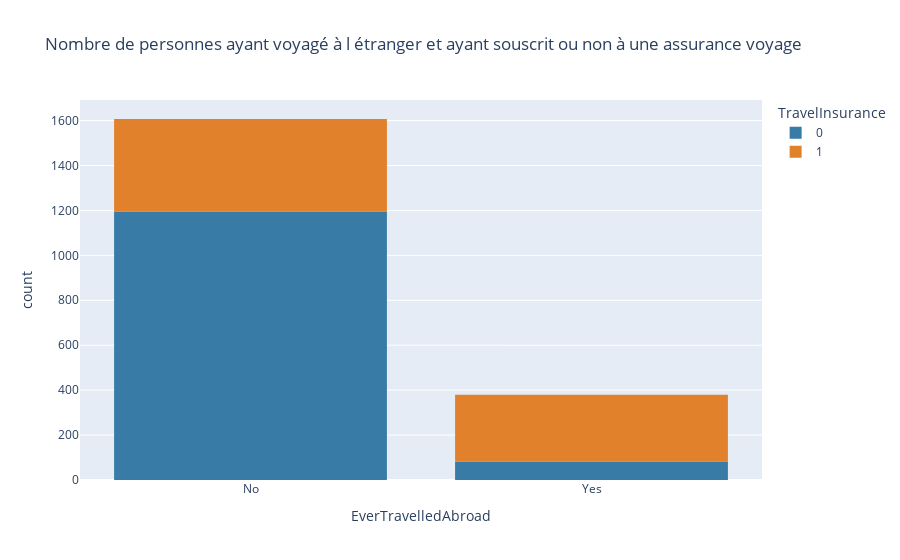

Notebook code for this chart:
### Code cell
#Visualisation du nombre de personnes ayant voyagé à l'étranger et ayant souscrit ou non à une assurance voyage

px.histogram(tip,
             x='EverTravelledAbroad',
             color='TravelInsurance',
             color_discrete_map={1:'#E1812B', 0:'#377BA6'},
             title='Nombre de personnes ayant voyagé à l étranger et ayant souscrit ou non à une assurance voyage',
             )

### Figure 1 — Plotly figure (JSON) as saved in the notebook; plotly's stock layout.template omitted (floating-point values rounded to 4 significant figures; data arrays with more than 128 entries replaced by an {"elided": "..."} marker saying what was removed)
{"data": [{"alignmentgroup": "True", "bingroup": "x", "hovertemplate": "TravelInsurance=0<br>EverTravelledAbroad=%{x}<br>count=%{y}<extra></extra>", "legendgroup": "0", "marker": {"color": "#377BA6", "pattern": {"shape": ""}}, "name": "0", "offsetgroup": "0", "orientation": "v", "showlegend": true, "type": "histogram", "x": {"elided": "1277 str values"}, "xaxis": "x", "yaxis": "y"}, {"alignmentgroup": "True", "bingroup": "x", "hovertemplate": "TravelInsurance=1<br>EverTravelledAbroad=%{x}<br>count=%{y}<extra></extra>", "legendgroup": "1", "marker": {"color": "#E1812B", "pattern": {"shape": ""}}, "name": "1", "offsetgroup": "1", "orientation": "v", "showlegend": true, "type": "histogram", "x": {"elided": "710 str values"}, "xaxis": "x", "yaxis": "y"}], "layout": {"barmode": "relative", "legend": {"title": {"text": "TravelInsurance"}, "tracegroupgap": 0}, "title": {"text": "Nombre de personnes ayant voyagé à l étranger et ayant souscrit ou non à une assurance voyage"}, "xaxis": {"anchor": "y", "domain": [0, 1], "title": {"text": "EverTravelledAbroad"}}, "yaxis": {"anchor": "x", "domain": [0, 1], "title": {"text": "count"}}}}
